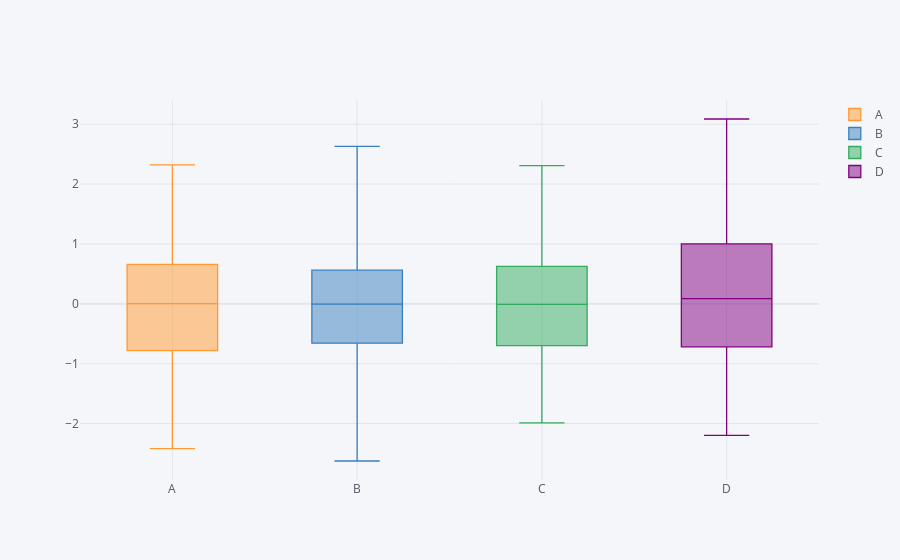

Notebook cell for this chart:
### Markdown cell above
## box plots

### Code cell
df.iplot(kind='box')
